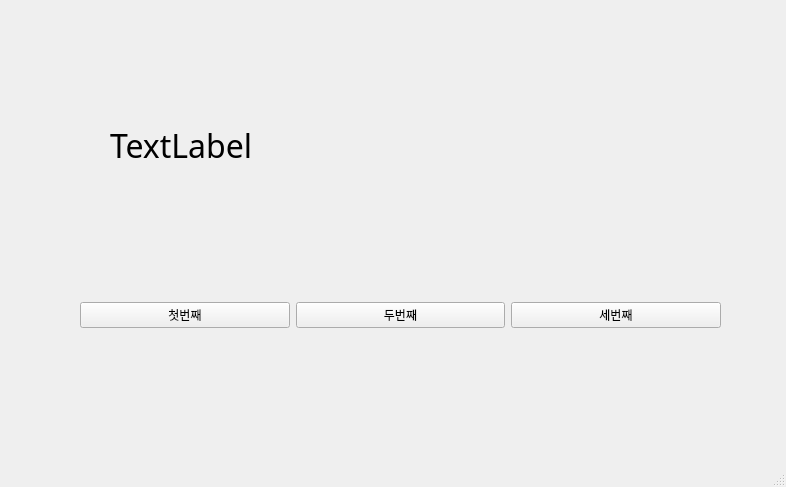
<?xml version="1.0" encoding="UTF-8"?>
<ui version="4.0">
 <class>MainWindow</class>
 <widget class="QMainWindow" name="MainWindow">
  <property name="geometry">
   <rect>
    <x>0</x>
    <y>0</y>
    <width>786</width>
    <height>487</height>
   </rect>
  </property>
  <property name="windowTitle">
   <string>MainWindow</string>
  </property>
  <widget class="QWidget" name="centralwidget">
   <widget class="QWidget" name="horizontalLayoutWidget">
    <property name="geometry">
     <rect>
      <x>80</x>
      <y>290</y>
      <width>641</width>
      <height>51</height>
     </rect>
    </property>
    <layout class="QHBoxLayout" name="horizontalLayout">
     <item>
      <widget class="QPushButton" name="pushButton_3">
       <property name="text">
        <string>첫번째</string>
       </property>
      </widget>
     </item>
     <item>
      <widget class="QPushButton" name="pushButton_2">
       <property name="text">
        <string>두번째</string>
       </property>
      </widget>
     </item>
     <item>
      <widget class="QPushButton" name="pushButton">
       <property name="text">
        <string>세번째</string>
       </property>
      </widget>
     </item>
    </layout>
   </widget>
   <widget class="QLabel" name="label">
    <property name="geometry">
     <rect>
      <x>110</x>
      <y>100</y>
      <width>451</width>
      <height>91</height>
     </rect>
    </property>
    <property name="font">
     <font>
      <family>휴먼편지체</family>
      <pointsize>24</pointsize>
     </font>
    </property>
    <property name="text">
     <string>TextLabel</string>
    </property>
   </widget>
  </widget>
  <widget class="QMenuBar" name="menubar">
   <property name="geometry">
    <rect>
     <x>0</x>
     <y>0</y>
     <width>786</width>
     <height>21</height>
    </rect>
   </property>
  </widget>
  <widget class="QStatusBar" name="statusbar"/>
 </widget>
 <resources/>
 <connections>
  <connection>
   <sender>pushButton_3</sender>
   <signal>clicked()</signal>
   <receiver>MainWindow</receiver>
   <slot>firstclick()</slot>
   <hints>
    <hint type="sourcelabel">
     <x>181</x>
     <y>340</y>
    </hint>
    <hint type="destinationlabel">
     <x>192</x>
     <y>371</y>
    </hint>
   </hints>
  </connection>
  <connection>
   <sender>pushButton_2</sender>
   <signal>clicked()</signal>
   <receiver>MainWindow</receiver>
   <slot>secondclick()</slot>
   <hints>
    <hint type="sourcelabel">
     <x>400</x>
     <y>336</y>
    </hint>
    <hint type="destinationlabel">
     <x>420</x>
     <y>380</y>
    </hint>
   </hints>
  </connection>
  <connection>
   <sender>pushButton</sender>
   <signal>clicked()</signal>
   <receiver>MainWindow</receiver>
   <slot>thirdclick()</slot>
   <hints>
    <hint type="sourcelabel">
     <x>619</x>
     <y>338</y>
    </hint>
    <hint type="destinationlabel">
     <x>657</x>
     <y>382</y>
    </hint>
   </hints>
  </connection>
 </connections>
 <slots>
  <slot>secondclick()</slot>
  <slot>firstclick()</slot>
  <slot>thirdclick()</slot>
 </slots>
</ui>
